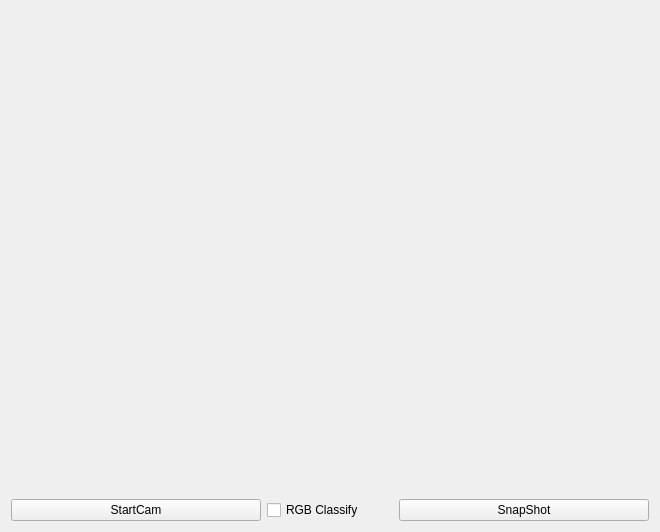
<?xml version="1.0" encoding="UTF-8"?>
<ui version="4.0">
 <class>Tab7CamViewThread</class>
 <widget class="QWidget" name="Tab7CamViewThread">
  <property name="geometry">
   <rect>
    <x>0</x>
    <y>0</y>
    <width>660</width>
    <height>532</height>
   </rect>
  </property>
  <property name="windowTitle">
   <string>Form</string>
  </property>
  <layout class="QVBoxLayout" name="verticalLayout_2">
   <item>
    <layout class="QVBoxLayout" name="verticalLayout" stretch="9,1">
     <item>
      <widget class="QLabel" name="plabelCamView">
       <property name="text">
        <string/>
       </property>
       <property name="pixmap">
        <pixmap resource="Images.qrc">:/Images/Images/initDisplay.png</pixmap>
       </property>
      </widget>
     </item>
     <item>
      <layout class="QHBoxLayout" name="horizontalLayout" stretch="2,1,2">
       <item>
        <widget class="QPushButton" name="pPBcamStart">
         <property name="text">
          <string>StartCam</string>
         </property>
         <property name="checkable">
          <bool>true</bool>
         </property>
        </widget>
       </item>
       <item>
        <widget class="QCheckBox" name="pCBrgb">
         <property name="text">
          <string>RGB Classify</string>
         </property>
        </widget>
       </item>
       <item>
        <widget class="QPushButton" name="pPBsnapShot">
         <property name="text">
          <string>SnapShot</string>
         </property>
        </widget>
       </item>
      </layout>
     </item>
    </layout>
   </item>
  </layout>
 </widget>
 <resources>
  <include location="Images.qrc"/>
 </resources>
 <connections/>
</ui>
